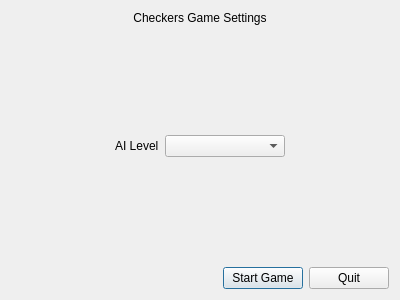
<?xml version="1.0" encoding="UTF-8"?>
<ui version="4.0">
 <class>SettingsDialog</class>
 <widget class="QDialog" name="SettingsDialog">
  <property name="windowModality">
   <enum>Qt::ApplicationModal</enum>
  </property>
  <property name="geometry">
   <rect>
    <x>0</x>
    <y>0</y>
    <width>400</width>
    <height>300</height>
   </rect>
  </property>
  <property name="windowTitle">
   <string>Game Settings</string>
  </property>
  <layout class="QVBoxLayout" name="verticalLayout">
   <item>
    <widget class="QLabel" name="label_2">
     <property name="text">
      <string>Checkers Game Settings</string>
     </property>
     <property name="alignment">
      <set>Qt::AlignCenter</set>
     </property>
    </widget>
   </item>
   <item>
    <spacer name="verticalSpacer_2">
     <property name="orientation">
      <enum>Qt::Vertical</enum>
     </property>
     <property name="sizeHint" stdset="0">
      <size>
       <width>20</width>
       <height>95</height>
      </size>
     </property>
    </spacer>
   </item>
   <item>
    <layout class="QHBoxLayout" name="horizontalLayout_3">
     <item>
      <spacer name="horizontalSpacer_2">
       <property name="orientation">
        <enum>Qt::Horizontal</enum>
       </property>
       <property name="sizeHint" stdset="0">
        <size>
         <width>40</width>
         <height>20</height>
        </size>
       </property>
      </spacer>
     </item>
     <item>
      <layout class="QHBoxLayout" name="horizontalLayout">
       <item>
        <widget class="QLabel" name="label">
         <property name="text">
          <string>AI Level</string>
         </property>
        </widget>
       </item>
       <item>
        <widget class="QComboBox" name="aiSelectionBox">
         <property name="minimumSize">
          <size>
           <width>120</width>
           <height>0</height>
          </size>
         </property>
        </widget>
       </item>
      </layout>
     </item>
     <item>
      <spacer name="horizontalSpacer_3">
       <property name="orientation">
        <enum>Qt::Horizontal</enum>
       </property>
       <property name="sizeHint" stdset="0">
        <size>
         <width>40</width>
         <height>20</height>
        </size>
       </property>
      </spacer>
     </item>
    </layout>
   </item>
   <item>
    <spacer name="verticalSpacer">
     <property name="orientation">
      <enum>Qt::Vertical</enum>
     </property>
     <property name="sizeHint" stdset="0">
      <size>
       <width>20</width>
       <height>95</height>
      </size>
     </property>
    </spacer>
   </item>
   <item>
    <layout class="QHBoxLayout" name="horizontalLayout_2">
     <item>
      <spacer name="horizontalSpacer">
       <property name="orientation">
        <enum>Qt::Horizontal</enum>
       </property>
       <property name="sizeHint" stdset="0">
        <size>
         <width>40</width>
         <height>20</height>
        </size>
       </property>
      </spacer>
     </item>
     <item>
      <widget class="QPushButton" name="startGameButton">
       <property name="text">
        <string>Start Game</string>
       </property>
      </widget>
     </item>
     <item>
      <widget class="QPushButton" name="quitButton">
       <property name="text">
        <string>Quit</string>
       </property>
      </widget>
     </item>
    </layout>
   </item>
  </layout>
 </widget>
 <resources/>
 <connections/>
</ui>
